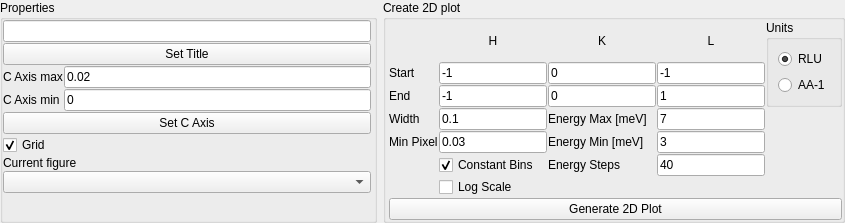
<?xml version="1.0" encoding="UTF-8"?>
<ui version="4.0">
 <class>Form</class>
 <widget class="QWidget" name="Form">
  <property name="geometry">
   <rect>
    <x>0</x>
    <y>0</y>
    <width>845</width>
    <height>223</height>
   </rect>
  </property>
  <property name="windowTitle">
   <string>Form</string>
  </property>
  <layout class="QHBoxLayout" name="horizontalLayout_2">
   <property name="leftMargin">
    <number>0</number>
   </property>
   <property name="topMargin">
    <number>0</number>
   </property>
   <property name="rightMargin">
    <number>0</number>
   </property>
   <property name="bottomMargin">
    <number>0</number>
   </property>
   <item>
    <widget class="QGroupBox" name="groupBox">
     <property name="toolTip">
      <string>Properties for current figure</string>
     </property>
     <property name="statusTip">
      <string>Properties for current figure</string>
     </property>
     <property name="title">
      <string>Properties</string>
     </property>
     <layout class="QHBoxLayout" name="horizontalLayout">
      <property name="spacing">
       <number>1</number>
      </property>
      <property name="leftMargin">
       <number>0</number>
      </property>
      <property name="topMargin">
       <number>0</number>
      </property>
      <property name="rightMargin">
       <number>3</number>
      </property>
      <property name="bottomMargin">
       <number>0</number>
      </property>
      <item>
       <layout class="QVBoxLayout" name="verticalLayout_4">
        <item>
         <widget class="QLineEdit" name="QELine_SetTitle_lineEdit">
          <property name="toolTip">
           <string>Set title of current figure</string>
          </property>
          <property name="statusTip">
           <string>Set title of current figure</string>
          </property>
         </widget>
        </item>
        <item>
         <widget class="QPushButton" name="QELine_SetTitle_button">
          <property name="toolTip">
           <string>Set title of current figure</string>
          </property>
          <property name="statusTip">
           <string>Set title of current figure</string>
          </property>
          <property name="text">
           <string>Set Title</string>
          </property>
         </widget>
        </item>
        <item>
         <layout class="QGridLayout" name="gridLayout_2">
          <item row="0" column="1">
           <widget class="QLineEdit" name="QELine_CAxisMax_lineEdit">
            <property name="toolTip">
             <string>Set color scale axis of current figure</string>
            </property>
            <property name="statusTip">
             <string>Set color scale axis of current figure</string>
            </property>
            <property name="text">
             <string>0.02</string>
            </property>
           </widget>
          </item>
          <item row="1" column="0">
           <widget class="QLabel" name="label_6">
            <property name="toolTip">
             <string>Set color scale axis of current figure</string>
            </property>
            <property name="statusTip">
             <string>Set color scale axis of current figure</string>
            </property>
            <property name="text">
             <string>C Axis min</string>
            </property>
           </widget>
          </item>
          <item row="1" column="1">
           <widget class="QLineEdit" name="QELine_CAxisMin_lineEdit">
            <property name="toolTip">
             <string>Set color scale axis of current figure</string>
            </property>
            <property name="statusTip">
             <string>Set color scale axis of current figure</string>
            </property>
            <property name="text">
             <string>0</string>
            </property>
           </widget>
          </item>
          <item row="0" column="0">
           <widget class="QLabel" name="label_7">
            <property name="toolTip">
             <string>Set color scale axis of current figure</string>
            </property>
            <property name="statusTip">
             <string>Set color scale axis of current figure</string>
            </property>
            <property name="text">
             <string>C Axis max</string>
            </property>
           </widget>
          </item>
         </layout>
        </item>
        <item>
         <widget class="QPushButton" name="QELine_setCAxis_button">
          <property name="toolTip">
           <string>Set color scale axis of current figure</string>
          </property>
          <property name="statusTip">
           <string>Set color scale axis of current figure</string>
          </property>
          <property name="text">
           <string>Set C Axis</string>
          </property>
         </widget>
        </item>
        <item>
         <widget class="QCheckBox" name="QELine_Grid_checkBox">
          <property name="toolTip">
           <string>Show/hide grid on current figure</string>
          </property>
          <property name="statusTip">
           <string>Show/hide grid on current figure</string>
          </property>
          <property name="text">
           <string>Grid</string>
          </property>
          <property name="checked">
           <bool>true</bool>
          </property>
         </widget>
        </item>
        <item>
         <widget class="QLabel" name="label_3">
          <property name="toolTip">
           <string>Current Figure</string>
          </property>
          <property name="statusTip">
           <string>Current Figure</string>
          </property>
          <property name="text">
           <string>Current figure</string>
          </property>
         </widget>
        </item>
        <item>
         <widget class="QComboBox" name="QELine_figureList_comboBox">
          <property name="toolTip">
           <string>Current Figure</string>
          </property>
          <property name="statusTip">
           <string>Current Figure</string>
          </property>
         </widget>
        </item>
        <item>
         <spacer name="verticalSpacer_2">
          <property name="orientation">
           <enum>Qt::Vertical</enum>
          </property>
          <property name="sizeHint" stdset="0">
           <size>
            <width>20</width>
            <height>0</height>
           </size>
          </property>
         </spacer>
        </item>
       </layout>
      </item>
     </layout>
    </widget>
   </item>
   <item>
    <widget class="QGroupBox" name="groupBox_3">
     <property name="toolTip">
      <string>Properties for new plot</string>
     </property>
     <property name="statusTip">
      <string>Properties for new plot</string>
     </property>
     <property name="title">
      <string>Create 2D plot</string>
     </property>
     <layout class="QVBoxLayout" name="verticalLayout_7">
      <property name="spacing">
       <number>1</number>
      </property>
      <property name="leftMargin">
       <number>3</number>
      </property>
      <property name="topMargin">
       <number>0</number>
      </property>
      <property name="rightMargin">
       <number>0</number>
      </property>
      <property name="bottomMargin">
       <number>0</number>
      </property>
      <item>
       <layout class="QHBoxLayout" name="horizontalLayout_3">
        <item>
         <layout class="QGridLayout" name="gridLayout_3">
          <item row="3" column="0">
           <widget class="QLabel" name="label_11">
            <property name="toolTip">
             <string>End position for cut</string>
            </property>
            <property name="statusTip">
             <string>End position for cut</string>
            </property>
            <property name="text">
             <string>End</string>
            </property>
           </widget>
          </item>
          <item row="1" column="1">
           <widget class="QLabel" name="QELine_HLabel">
            <property name="text">
             <string>H</string>
            </property>
            <property name="alignment">
             <set>Qt::AlignCenter</set>
            </property>
           </widget>
          </item>
          <item row="4" column="0">
           <widget class="QLabel" name="label_4">
            <property name="text">
             <string>Width</string>
            </property>
           </widget>
          </item>
          <item row="5" column="0">
           <widget class="QLabel" name="label_5">
            <property name="text">
             <string>Min Pixel</string>
            </property>
           </widget>
          </item>
          <item row="2" column="3">
           <widget class="QLineEdit" name="QELine_LStart_lineEdit">
            <property name="toolTip">
             <string>Start position for cut</string>
            </property>
            <property name="statusTip">
             <string>Start position for cut</string>
            </property>
            <property name="text">
             <string>-1</string>
            </property>
           </widget>
          </item>
          <item row="5" column="2">
           <widget class="QLabel" name="label">
            <property name="toolTip">
             <string>Minimum energy in meV</string>
            </property>
            <property name="statusTip">
             <string>Minimum energy in meV</string>
            </property>
            <property name="text">
             <string>Energy Min [meV]</string>
            </property>
           </widget>
          </item>
          <item row="2" column="1">
           <widget class="QLineEdit" name="QELine_HStart_lineEdit">
            <property name="toolTip">
             <string>Start position for cut</string>
            </property>
            <property name="statusTip">
             <string>Start position for cut</string>
            </property>
            <property name="text">
             <string>-1</string>
            </property>
           </widget>
          </item>
          <item row="1" column="2">
           <widget class="QLabel" name="QELine_KLabel">
            <property name="text">
             <string>K</string>
            </property>
            <property name="alignment">
             <set>Qt::AlignCenter</set>
            </property>
           </widget>
          </item>
          <item row="1" column="3">
           <widget class="QLabel" name="QELine_LLabel">
            <property name="text">
             <string>L</string>
            </property>
            <property name="alignment">
             <set>Qt::AlignCenter</set>
            </property>
           </widget>
          </item>
          <item row="4" column="2">
           <widget class="QLabel" name="label_9">
            <property name="toolTip">
             <string>Maximum energy in meV</string>
            </property>
            <property name="statusTip">
             <string>Maximum energy in meV</string>
            </property>
            <property name="text">
             <string>Energy Max [meV]</string>
            </property>
           </widget>
          </item>
          <item row="2" column="2">
           <widget class="QLineEdit" name="QELine_KStart_lineEdit">
            <property name="toolTip">
             <string>Start position for cut</string>
            </property>
            <property name="statusTip">
             <string>Start position for cut</string>
            </property>
            <property name="text">
             <string>0</string>
            </property>
           </widget>
          </item>
          <item row="6" column="1">
           <widget class="QCheckBox" name="QELine_ConstantBins_checkBox">
            <property name="toolTip">
             <string>Make all bins equal size</string>
            </property>
            <property name="statusTip">
             <string>Make all bins equal size</string>
            </property>
            <property name="text">
             <string>Constant Bins</string>
            </property>
            <property name="checked">
             <bool>true</bool>
            </property>
           </widget>
          </item>
          <item row="4" column="1">
           <widget class="QLineEdit" name="QELine_Width_lineEdit">
            <property name="text">
             <string>0.1</string>
            </property>
           </widget>
          </item>
          <item row="4" column="3">
           <widget class="QLineEdit" name="QELine_EMax_lineEdit">
            <property name="toolTip">
             <string>Maximum energy in meV</string>
            </property>
            <property name="statusTip">
             <string>Maximum energy in meV</string>
            </property>
            <property name="text">
             <string>7</string>
            </property>
           </widget>
          </item>
          <item row="5" column="1">
           <widget class="QLineEdit" name="QELine_MinPixel_lineEdit">
            <property name="text">
             <string>0.03</string>
            </property>
           </widget>
          </item>
          <item row="7" column="1">
           <widget class="QCheckBox" name="QELine_LogScale_checkBox">
            <property name="toolTip">
             <string>Plot logarithm of intensity</string>
            </property>
            <property name="statusTip">
             <string>Plot logarithm of intensity</string>
            </property>
            <property name="text">
             <string>Log Scale</string>
            </property>
           </widget>
          </item>
          <item row="3" column="1">
           <widget class="QLineEdit" name="QELine_HEnd_lineEdit">
            <property name="toolTip">
             <string>End position for cut</string>
            </property>
            <property name="statusTip">
             <string>End position for cut</string>
            </property>
            <property name="text">
             <string>-1</string>
            </property>
           </widget>
          </item>
          <item row="6" column="2">
           <widget class="QLabel" name="label_2">
            <property name="toolTip">
             <string>Number of energy steps between Emin and Emax</string>
            </property>
            <property name="statusTip">
             <string>Number of energy steps between Emin and Emax</string>
            </property>
            <property name="text">
             <string>Energy Steps</string>
            </property>
           </widget>
          </item>
          <item row="3" column="2">
           <widget class="QLineEdit" name="QELine_KEnd_lineEdit">
            <property name="toolTip">
             <string>End position for cut</string>
            </property>
            <property name="statusTip">
             <string>End position for cut</string>
            </property>
            <property name="text">
             <string>0</string>
            </property>
           </widget>
          </item>
          <item row="2" column="0">
           <widget class="QLabel" name="label_10">
            <property name="toolTip">
             <string>Start position for cut</string>
            </property>
            <property name="statusTip">
             <string>Start position for cut</string>
            </property>
            <property name="text">
             <string>Start</string>
            </property>
           </widget>
          </item>
          <item row="3" column="3">
           <widget class="QLineEdit" name="QELine_LEnd_lineEdit">
            <property name="toolTip">
             <string>End position for cut</string>
            </property>
            <property name="statusTip">
             <string>End position for cut</string>
            </property>
            <property name="text">
             <string>1</string>
            </property>
           </widget>
          </item>
          <item row="5" column="3">
           <widget class="QLineEdit" name="QELine_EMin_lineEdit">
            <property name="toolTip">
             <string>Minimum energy in meV</string>
            </property>
            <property name="statusTip">
             <string>Minimum energy in meV</string>
            </property>
            <property name="text">
             <string>3</string>
            </property>
           </widget>
          </item>
          <item row="6" column="3">
           <widget class="QLineEdit" name="QELine_NPoints_lineEdit">
            <property name="toolTip">
             <string>Number of energy steps between Emin and Emax</string>
            </property>
            <property name="statusTip">
             <string>Number of energy steps between Emin and Emax</string>
            </property>
            <property name="text">
             <string>40</string>
            </property>
           </widget>
          </item>
         </layout>
        </item>
        <item>
         <layout class="QVBoxLayout" name="verticalLayout_2">
          <item>
           <widget class="QGroupBox" name="groupBox_2">
            <property name="sizePolicy">
             <sizepolicy hsizetype="Preferred" vsizetype="Minimum">
              <horstretch>0</horstretch>
              <verstretch>0</verstretch>
             </sizepolicy>
            </property>
            <property name="toolTip">
             <string>Units used when plotting</string>
            </property>
            <property name="statusTip">
             <string>Units used when plotting</string>
            </property>
            <property name="title">
             <string>Units</string>
            </property>
            <layout class="QVBoxLayout" name="verticalLayout">
             <item>
              <widget class="QRadioButton" name="QELine_SelectUnits_RLU_radioButton">
               <property name="text">
                <string>RLU</string>
               </property>
               <property name="checked">
                <bool>true</bool>
               </property>
              </widget>
             </item>
             <item>
              <widget class="QRadioButton" name="QELine_SelectUnits_AA_radioButton">
               <property name="text">
                <string>AA-1</string>
               </property>
              </widget>
             </item>
            </layout>
           </widget>
          </item>
          <item>
           <spacer name="verticalSpacer">
            <property name="orientation">
             <enum>Qt::Vertical</enum>
            </property>
            <property name="sizeHint" stdset="0">
             <size>
              <width>20</width>
              <height>40</height>
             </size>
            </property>
           </spacer>
          </item>
         </layout>
        </item>
       </layout>
      </item>
      <item>
       <widget class="QPushButton" name="QELine_plot_button">
        <property name="toolTip">
         <string>Generate 2D Cut</string>
        </property>
        <property name="statusTip">
         <string>Generate 2D Cut</string>
        </property>
        <property name="text">
         <string>Generate 2D Plot</string>
        </property>
       </widget>
      </item>
     </layout>
    </widget>
   </item>
  </layout>
 </widget>
 <tabstops>
  <tabstop>QELine_SetTitle_lineEdit</tabstop>
  <tabstop>QELine_SetTitle_button</tabstop>
  <tabstop>QELine_CAxisMax_lineEdit</tabstop>
  <tabstop>QELine_CAxisMin_lineEdit</tabstop>
  <tabstop>QELine_setCAxis_button</tabstop>
  <tabstop>QELine_Grid_checkBox</tabstop>
  <tabstop>QELine_figureList_comboBox</tabstop>
  <tabstop>QELine_HStart_lineEdit</tabstop>
  <tabstop>QELine_KStart_lineEdit</tabstop>
  <tabstop>QELine_LStart_lineEdit</tabstop>
  <tabstop>QELine_HEnd_lineEdit</tabstop>
  <tabstop>QELine_KEnd_lineEdit</tabstop>
  <tabstop>QELine_LEnd_lineEdit</tabstop>
  <tabstop>QELine_Width_lineEdit</tabstop>
  <tabstop>QELine_MinPixel_lineEdit</tabstop>
  <tabstop>QELine_EMax_lineEdit</tabstop>
  <tabstop>QELine_EMin_lineEdit</tabstop>
  <tabstop>QELine_NPoints_lineEdit</tabstop>
  <tabstop>QELine_ConstantBins_checkBox</tabstop>
  <tabstop>QELine_LogScale_checkBox</tabstop>
  <tabstop>QELine_SelectUnits_RLU_radioButton</tabstop>
  <tabstop>QELine_SelectUnits_AA_radioButton</tabstop>
  <tabstop>QELine_plot_button</tabstop>
 </tabstops>
 <resources/>
 <connections/>
</ui>
